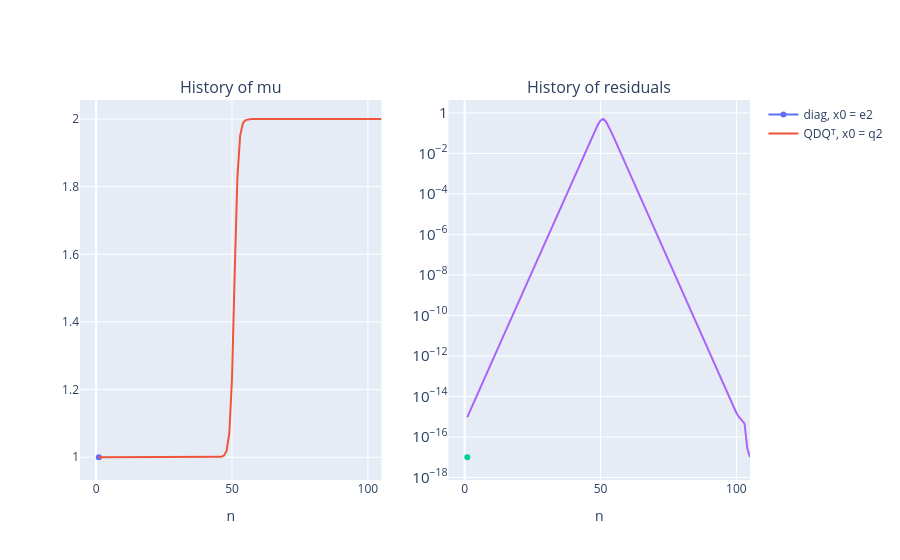

The code cell stored with this chart in its notebook:
### Markdown cell above
#### 4

### Code cell
def case_4():
    Q = random_orthogonal(3)
    D = np.diag([2, 1, 0.5])
    A4 = Q @ D @ Q.T
    q1, q2 = Q[:, 0], Q[:, 1]
    e2 = np.array([0, 1, 0])
    n = 120
    n_range = np.arange(1, n + 1)

    print(f'Eigenvalues by a library function for check:\n{sla.eigvals(A4)}')

    # Part 1
    mu, x, hist = power_method(A4, x0=q2)
    print(f'\nDefaults, x0 = q2: stopped after {len(hist["mu"])} iteration(s)'
          f'\nmu = {mu}\nx = {x}\nres = {hist["res"][-1]}')

    # Part 2
    mu_d, x_d, hist_d = power_method(D, x0=e2, tol=0, max_iter=n)
    mu_r, x_r, hist_r = power_method(A4, x0=q2, tol=0, max_iter=n)
    hist_mu_d, hist_res_d = np.real(hist_d['mu']), np.abs(hist_d['res'])
    hist_mu_r, hist_res_r = np.real(hist_r['mu']), np.abs(hist_r['res'])

    print(f'\ndiag(2, 1, 0.5), x0 = e2:\nmu = {mu_d}\nx = {x_d}')
    print(f'\nQDQ^T, x0 = q2:\nmu = {mu_r}\nx = {x_r}\n|q1 . x| = {abs(q1 @ x_r)}')

    switch = np.flatnonzero(hist_mu_r > 1.5)
    print(f'\nQDQ^T run: mu first exceeds 1.5 at n = {switch[0] + 1 if switch.size else None}')

    fig = make_subplots(rows=1, cols=2, subplot_titles=("History of mu", "History of residuals"))
    fig.add_trace(go.Scatter(x=n_range, y=hist_mu_d, name="diag, x0 = e2"), row=1, col=1)
    fig.add_trace(go.Scatter(x=n_range, y=hist_mu_r, name="QDQᵀ, x0 = q2"), row=1, col=1)
    fig.add_trace(go.Scatter(x=n_range, y=np.maximum(hist_res_d, 1e-17), name="diag, x0 = e2", showlegend=False), row=1, col=2)
    fig.add_trace(go.Scatter(x=n_range, y=np.maximum(hist_res_r, 1e-17), name="QDQᵀ, x0 = q2", showlegend=False), row=1, col=2)
    fig.update_xaxes(title_text="n")
    fig.update_yaxes(type="log", exponentformat="power", row=1, col=2)
    fig.show()

case_4()

### Figure 1 — Plotly figure (JSON) as saved in the notebook; plotly's stock layout.template omitted (floating-point values rounded to 4 significant figures)
{"data": [{"name": "diag, x0 = e2", "type": "scatter", "x": [1, 2, 3, 4, 5, 6, 7, 8, 9, 10, 11, 12, 13, 14, 15, 16, 17, 18, 19, 20, 21, 22, 23, 24, 25, 26, 27, 28, 29, 30, 31, 32, 33, 34, 35, 36, 37, 38, 39, 40, 41, 42, 43, 44, 45, 46, 47, 48, 49, 50, 51, 52, 53, 54, 55, 56, 57, 58, 59, 60, 61, 62, 63, 64, 65, 66, 67, 68, 69, 70, 71, 72, 73, 74, 75, 76, 77, 78, 79, 80, 81, 82, 83, 84, 85, 86, 87, 88, 89, 90, 91, 92, 93, 94, 95, 96, 97, 98, 99, 100, 101, 102, 103, 104, 105, 106, 107, 108, 109, 110, 111, 112, 113, 114, 115, 116, 117, 118, 119, 120], "xaxis": "x", "y": [1.0], "yaxis": "y"}, {"name": "QDQᵀ, x0 = q2", "type": "scatter", "x": [1, 2, 3, 4, 5, 6, 7, 8, 9, 10, 11, 12, 13, 14, 15, 16, 17, 18, 19, 20, 21, 22, 23, 24, 25, 26, 27, 28, 29, 30, 31, 32, 33, 34, 35, 36, 37, 38, 39, 40, 41, 42, 43, 44, 45, 46, 47, 48, 49, 50, 51, 52, 53, 54, 55, 56, 57, 58, 59, 60, 61, 62, 63, 64, 65, 66, 67, 68, 69, 70, 71, 72, 73, 74, 75, 76, 77, 78, 79, 80, 81, 82, 83, 84, 85, 86, 87, 88, 89, 90, 91, 92, 93, 94, 95, 96, 97, 98, 99, 100, 101, 102, 103, 104, 105, 106, 107, 108, 109, 110, 111, 112, 113, 114, 115, 116, 117, 118, 119, 120], "xaxis": "x", "y": [1.0, 1.0, 1.0, 1.0, 1.0, 1.0, 1.0, 1.0, 1.0, 1.0, 1.0, 1.0, 1.0, 1.0, 1.0, 1.0, 1.0, 1.0, 1.0, 1.0, 1.0, 1.0, 1.0, 1.0, 1.0, 1.0, 1.0, 1.0, 1.0, 1.0, 1.0, 1.0, 1.0, 1.0, 1.0, 1.0, 1.0, 1.0, 1.0, 1.0, 1.0, 1.0, 1.0, 1.0, 1.0, 1.001, 1.005, 1.019, 1.071, 1.233, 1.549, 1.83, 1.951, 1.987, 1.997, 1.999, 2.0, 2.0, 2.0, 2.0, 2.0, 2.0, 2.0, 2.0, 2.0, 2.0, 2.0, 2.0, 2.0, 2.0, 2.0, 2.0, 2.0, 2.0, 2.0, 2.0, 2.0, 2.0, 2.0, 2.0, 2.0, 2.0, 2.0, 2.0, 2.0, 2.0, 2.0, 2.0, 2.0, 2.0, 2.0, 2.0, 2.0, 2.0, 2.0, 2.0, 2.0, 2.0, 2.0, 2.0, 2.0, 2.0, 2.0, 2.0, 2.0], "yaxis": "y"}, {"name": "diag, x0 = e2", "showlegend": false, "type": "scatter", "x": [1, 2, 3, 4, 5, 6, 7, 8, 9, 10, 11, 12, 13, 14, 15, 16, 17, 18, 19, 20, 21, 22, 23, 24, 25, 26, 27, 28, 29, 30, 31, 32, 33, 34, 35, 36, 37, 38, 39, 40, 41, 42, 43, 44, 45, 46, 47, 48, 49, 50, 51, 52, 53, 54, 55, 56, 57, 58, 59, 60, 61, 62, 63, 64, 65, 66, 67, 68, 69, 70, 71, 72, 73, 74, 75, 76, 77, 78, 79, 80, 81, 82, 83, 84, 85, 86, 87, 88, 89, 90, 91, 92, 93, 94, 95, 96, 97, 98, 99, 100, 101, 102, 103, 104, 105, 106, 107, 108, 109, 110, 111, 112, 113, 114, 115, 116, 117, 118, 119, 120], "xaxis": "x2", "y": [1e-17], "yaxis": "y2"}, {"name": "QDQᵀ, x0 = q2", "showlegend": false, "type": "scatter", "x": [1, 2, 3, 4, 5, 6, 7, 8, 9, 10, 11, 12, 13, 14, 15, 16, 17, 18, 19, 20, 21, 22, 23, 24, 25, 26, 27, 28, 29, 30, 31, 32, 33, 34, 35, 36, 37, 38, 39, 40, 41, 42, 43, 44, 45, 46, 47, 48, 49, 50, 51, 52, 53, 54, 55, 56, 57, 58, 59, 60, 61, 62, 63, 64, 65, 66, 67, 68, 69, 70, 71, 72, 73, 74, 75, 76, 77, 78, 79, 80, 81, 82, 83, 84, 85, 86, 87, 88, 89, 90, 91, 92, 93, 94, 95, 96, 97, 98, 99, 100, 101, 102, 103, 104, 105, 106, 107, 108, 109, 110, 111, 112, 113, 114, 115, 116, 117, 118, 119, 120], "xaxis": "x2", "y": [9.486e-16, 1.945e-15, 3.879e-15, 7.866e-15, 1.574e-14, 3.134e-14, 6.271e-14, 1.254e-13, 2.507e-13, 5.016e-13, 1.003e-12, 2.006e-12, 4.012e-12, 8.025e-12, 1.605e-11, 3.21e-11, 6.42e-11, 1.284e-10, 2.568e-10, 5.136e-10, 1.027e-09, 2.054e-09, 4.109e-09, 8.218e-09, 1.644e-08, 3.287e-08, 6.574e-08, 1.315e-07, 2.63e-07, 5.259e-07, 1.052e-06, 2.104e-06, 4.207e-06, 8.415e-06, 1.683e-05, 3.366e-05, 6.732e-05, 0.0001346, 0.0002693, 0.0005385, 0.001077, 0.002154, 0.004308, 0.008616, 0.01723, 0.03443, 0.06861, 0.1353, 0.2563, 0.4229, 0.4976, 0.3761, 0.2156, 0.1119, 0.05649, 0.02831, 0.01416, 0.007083, 0.003542, 0.001771, 0.0008854, 0.0004427, 0.0002214, 0.0001107, 5.534e-05, 2.767e-05, 1.383e-05, 6.917e-06, 3.459e-06, 1.729e-06, 8.647e-07, 4.323e-07, 2.162e-07, 1.081e-07, 5.404e-08, 2.702e-08, 1.351e-08, 6.755e-09, 3.378e-09, 1.689e-09, 8.444e-10, 4.222e-10, 2.111e-10, 1.056e-10, 5.278e-11, 2.639e-11, 1.319e-11, 6.597e-12, 3.299e-12, 1.649e-12, 8.246e-13, 4.121e-13, 2.061e-13, 1.032e-13, 5.148e-14, 2.585e-14, 1.287e-14, 6.432e-15, 3.212e-15, 1.531e-15, 9.486e-16, 6.759e-16, 4.586e-16, 2.776e-17, 1e-17], "yaxis": "y2"}], "layout": {"annotations": [{"font": {"size": 16}, "showarrow": false, "text": "History of mu", "x": 0.225, "xanchor": "center", "xref": "paper", "y": 1, "yanchor": "bottom", "yref": "paper"}, {"font": {"size": 16}, "showarrow": false, "text": "History of residuals", "x": 0.775, "xanchor": "center", "xref": "paper", "y": 1, "yanchor": "bottom", "yref": "paper"}], "xaxis": {"anchor": "y", "domain": [0, 0.45], "title": {"text": "n"}}, "xaxis2": {"anchor": "y2", "domain": [0.55, 1], "title": {"text": "n"}}, "yaxis": {"anchor": "x", "domain": [0, 1]}, "yaxis2": {"anchor": "x2", "domain": [0, 1], "exponentformat": "power", "type": "log"}}}
